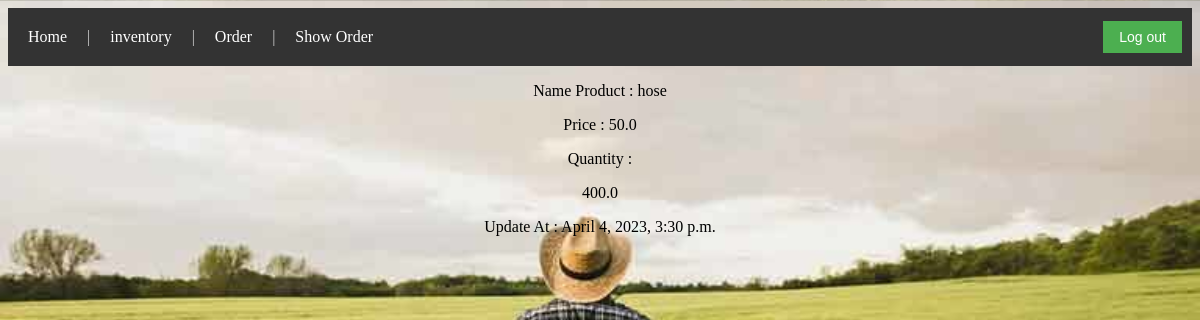
The page /information/1 (signed in) on the database its author committed.
### imsapp/models.py (models this page shows)
class Product(models.Model):
    name=models.TextField()
    price=models.FloatField()
    quantity=models.FloatField()
    description=models.TextField()
    categoies=models.ManyToManyField(Catogrey,related_name='products')
    created_at = models.DateTimeField(auto_now_add=True)
    updated_at = models.DateTimeField(auto_now=True)
    objects=ProductManager()

### imsapp/views.py (the view)
# urls.py: path('information/<int:id_product>',views.info_product),
def info_product(request,id_product):
    if 'user' not in request.session:
        return redirect('/log_out')
    product_data={
        'all_products':Product.objects.get(id=id_product),
        'userid':User.objects.get(id=request.session['user']),
    }
    return render(request,'details.html',product_data)

### imsapp/templates/details.html (shortened to what this page needs)
<!DOCTYPE html>
<html lang="en">
<head>
    {% load static %}
    <link rel="stylesheet" href="{% static 'home.css' %}">
</head>
<body>
    <div class="nav-bar">
        <div class="nav-bar1" >
                <a href="/home"> Home </a>
                <p>|</p>
                <a href="/inventory"> inventory </a>
                <p>|</p>
                <a href="/order/{{userid.id}}"> Order </a>
                <p>|</p>
                <a href="/show_list_order">Show Order </a>
        </div>
        <div class="nav-bar2">
            <form action="/log_out" method="post">
                <input type="submit" value="Log out">
            </form>
        </div>
    </div>
    <div class="information" style="text-align: center;">
        <p>Name Product : {{all_products.name}}</p>
        <p>Price : {{all_products.price}}</p>
        <p>Quantity : </p>
        {% if all_products.quantity > 200 %}
        <p> {{all_products.quantity}}</p>
        {%endif%}
        <p>Update At : {{all_products.updated_at}}</p>
    </div>
</body>
</html>

### imsapp/static/home.css (style rules this page uses)
body { background-image: url("farmer4.jpg"); background-size: 100%; }
.nav-bar { display: flex; justify-content: space-between; align-items: center; background-color: #333; color: #fff; padding: 10px; }
.nav-bar1 { display: flex; align-items: center; }
.nav-bar1 a { color: #fff; text-decoration: none; padding: 10px; }
.nav-bar1 p { color: #ccc; margin: 0 10px; }
.nav-bar2 form { margin: 0; }
.nav-bar2 input[type="submit"] { background-color: #4CAF50; border: none; color: white; padding: 8px 16px; text-align: center; text-decoration: none; display: inline-block; font-size: 14px; margin: 0; cursor: pointer; }

### rows shown on the page
Product: name "hose", price "50.0", quantity "400.0", updated_at "April 4, 2023, 3:30 p.m."
